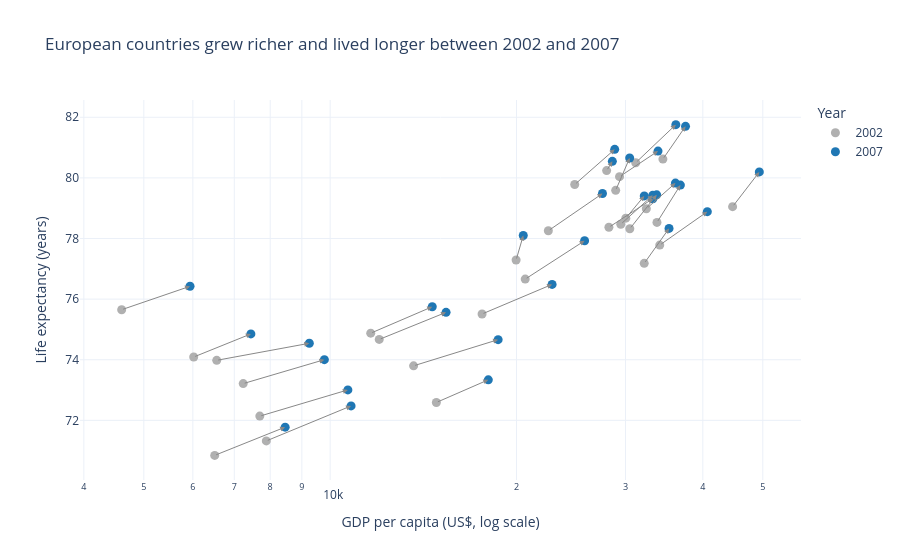

The notebook cell this image was saved under:
### Code cell
import numpy as np
import plotly.graph_objects as go


# One continent (Europe), two years
eu = df.loc[
    (df['continent'] == 'Europe') & (df['year'].isin([2002, 2007]))
].copy()

d02 = eu.loc[eu['year'] == 2002].set_index('country')
d07 = eu.loc[eu['year'] == 2007].set_index('country')
d07 = d07.loc[d02.index]  # same country order in both

fig1 = go.Figure()

# Colour = year only (2 colours): grey = 2002, blue = 2007
fig1.add_trace(go.Scatter(
    x=d02['gdpPercap'], y=d02['lifeExp'], mode='markers',
    name='2002', text=d02.index,
    marker=dict(size=9, color='#B0B0B0'),
    hovertemplate='%{text}<br>GDP/cap: $%{x:,.0f}<br>Life exp: %{y:.1f}<extra>2002</extra>',
))
fig1.add_trace(go.Scatter(
    x=d07['gdpPercap'], y=d07['lifeExp'], mode='markers',
    name='2007', text=d07.index,
    marker=dict(size=9, color='#1F77B4'),
    hovertemplate='%{text}<br>GDP/cap: $%{x:,.0f}<br>Life exp: %{y:.1f}<extra>2007</extra>',
))

# Arrows showing direction of change (2002 -> 2007)

for country in d02.index:
    fig1.add_annotation(
        x=np.log10(d07.loc[country, 'gdpPercap']), y=d07.loc[country, 'lifeExp'],
        ax=np.log10(d02.loc[country, 'gdpPercap']), ay=d02.loc[country, 'lifeExp'],
        xref='x', yref='y', axref='x', ayref='y',
        showarrow=True, arrowhead=2, arrowsize=1, arrowwidth=1,
        arrowcolor='#888888', text='',
    )

fig1.update_xaxes(type='log', title='GDP per capita (US$, log scale)')
fig1.update_yaxes(title='Life expectancy (years)')
fig1.update_layout(
    title='European countries grew richer and lived longer between 2002 and 2007',
    template='plotly_white',
    legend_title_text='Year',
)
fig1.show()

### Figure 1 — Plotly figure (JSON) as saved in the notebook; plotly's stock layout.template omitted (floating-point values rounded to 4 significant figures)
{"data": [{"hovertemplate": "%{text}<br>GDP/cap: $%{x:,.0f}<br>Life exp: %{y:.1f}<extra>2002</extra>", "marker": {"color": "#B0B0B0", "size": 9}, "mode": "markers", "name": "2002", "text": ["Albania", "Austria", "Belgium", "Bosnia and Herzegovina", "Bulgaria", "Croatia", "Czech Republic", "Denmark", "Finland", "France", "Germany", "Greece", "Hungary", "Iceland", "Ireland", "Italy", "Montenegro", "Netherlands", "Norway", "Poland", "Portugal", "Romania", "Serbia", "Slovak Republic", "Slovenia", "Spain", "Sweden", "Switzerland", "Turkey", "United Kingdom"], "type": "scatter", "x": [4604.0, 32420.0, 30490.0, 6019.0, 7697.0, 11630.0, 17600.0, 32170.0, 28200.0, 28930.0, 30040.0, 22510.0, 14840.0, 31160.0, 34080.0, 27970.0, 6557.0, 33720.0, 44680.0, 12000.0, 19970.0, 7885.0, 7236.0, 13640.0, 20660.0, 24840.0, 29340.0, 34480.0, 6508.0, 29480.0], "y": [75.65, 78.98, 78.32, 74.09, 72.14, 74.88, 75.51, 77.18, 78.37, 79.59, 78.67, 78.26, 72.59, 80.5, 77.78, 80.24, 73.98, 78.53, 79.05, 74.67, 77.29, 71.32, 73.21, 73.8, 76.66, 79.78, 80.04, 80.62, 70.84, 78.47]}, {"hovertemplate": "%{text}<br>GDP/cap: $%{x:,.0f}<br>Life exp: %{y:.1f}<extra>2007</extra>", "marker": {"color": "#1F77B4", "size": 9}, "mode": "markers", "name": "2007", "text": ["Albania", "Austria", "Belgium", "Bosnia and Herzegovina", "Bulgaria", "Croatia", "Czech Republic", "Denmark", "Finland", "France", "Germany", "Greece", "Hungary", "Iceland", "Ireland", "Italy", "Montenegro", "Netherlands", "Norway", "Poland", "Portugal", "Romania", "Serbia", "Slovak Republic", "Slovenia", "Spain", "Sweden", "Switzerland", "Turkey", "United Kingdom"], "type": "scatter", "x": [5937.0, 36130.0, 33690.0, 7446.0, 10680.0, 14620.0, 22830.0, 35280.0, 33210.0, 30470.0, 32170.0, 27540.0, 18010.0, 36180.0, 40680.0, 28570.0, 9254.0, 36800.0, 49360.0, 15390.0, 20510.0, 10810.0, 9787.0, 18680.0, 25770.0, 28820.0, 33860.0, 37510.0, 8458.0, 33200.0], "y": [76.42, 79.83, 79.44, 74.85, 73.0, 75.75, 76.49, 78.33, 79.31, 80.66, 79.41, 79.48, 73.34, 81.76, 78.89, 80.55, 74.54, 79.76, 80.2, 75.56, 78.1, 72.48, 74.0, 74.66, 77.93, 80.94, 80.88, 81.7, 71.78, 79.42]}], "layout": {"annotations": [{"arrowcolor": "#888888", "arrowhead": 2, "arrowsize": 1, "arrowwidth": 1, "ax": 3.663, "axref": "x", "ay": 75.65, "ayref": "y", "showarrow": true, "text": "", "x": 3.774, "xref": "x", "y": 76.42, "yref": "y"}, {"arrowcolor": "#888888", "arrowhead": 2, "arrowsize": 1, "arrowwidth": 1, "ax": 4.511, "axref": "x", "ay": 78.98, "ayref": "y", "showarrow": true, "text": "", "x": 4.558, "xref": "x", "y": 79.83, "yref": "y"}, {"arrowcolor": "#888888", "arrowhead": 2, "arrowsize": 1, "arrowwidth": 1, "ax": 4.484, "axref": "x", "ay": 78.32, "ayref": "y", "showarrow": true, "text": "", "x": 4.528, "xref": "x", "y": 79.44, "yref": "y"}, {"arrowcolor": "#888888", "arrowhead": 2, "arrowsize": 1, "arrowwidth": 1, "ax": 3.78, "axref": "x", "ay": 74.09, "ayref": "y", "showarrow": true, "text": "", "x": 3.872, "xref": "x", "y": 74.85, "yref": "y"}, {"arrowcolor": "#888888", "arrowhead": 2, "arrowsize": 1, "arrowwidth": 1, "ax": 3.886, "axref": "x", "ay": 72.14, "ayref": "y", "showarrow": true, "text": "", "x": 4.029, "xref": "x", "y": 73.0, "yref": "y"}, {"arrowcolor": "#888888", "arrowhead": 2, "arrowsize": 1, "arrowwidth": 1, "ax": 4.066, "axref": "x", "ay": 74.88, "ayref": "y", "showarrow": true, "text": "", "x": 4.165, "xref": "x", "y": 75.75, "yref": "y"}, {"arrowcolor": "#888888", "arrowhead": 2, "arrowsize": 1, "arrowwidth": 1, "ax": 4.245, "axref": "x", "ay": 75.51, "ayref": "y", "showarrow": true, "text": "", "x": 4.359, "xref": "x", "y": 76.49, "yref": "y"}, {"arrowcolor": "#888888", "arrowhead": 2, "arrowsize": 1, "arrowwidth": 1, "ax": 4.507, "axref": "x", "ay": 77.18, "ayref": "y", "showarrow": true, "text": "", "x": 4.548, "xref": "x", "y": 78.33, "yref": "y"}, {"arrowcolor": "#888888", "arrowhead": 2, "arrowsize": 1, "arrowwidth": 1, "ax": 4.45, "axref": "x", "ay": 78.37, "ayref": "y", "showarrow": true, "text": "", "x": 4.521, "xref": "x", "y": 79.31, "yref": "y"}, {"arrowcolor": "#888888", "arrowhead": 2, "arrowsize": 1, "arrowwidth": 1, "ax": 4.461, "axref": "x", "ay": 79.59, "ayref": "y", "showarrow": true, "text": "", "x": 4.484, "xref": "x", "y": 80.66, "yref": "y"}, {"arrowcolor": "#888888", "arrowhead": 2, "arrowsize": 1, "arrowwidth": 1, "ax": 4.478, "axref": "x", "ay": 78.67, "ayref": "y", "showarrow": true, "text": "", "x": 4.507, "xref": "x", "y": 79.41, "yref": "y"}, {"arrowcolor": "#888888", "arrowhead": 2, "arrowsize": 1, "arrowwidth": 1, "ax": 4.352, "axref": "x", "ay": 78.26, "ayref": "y", "showarrow": true, "text": "", "x": 4.44, "xref": "x", "y": 79.48, "yref": "y"}, {"arrowcolor": "#888888", "arrowhead": 2, "arrowsize": 1, "arrowwidth": 1, "ax": 4.172, "axref": "x", "ay": 72.59, "ayref": "y", "showarrow": true, "text": "", "x": 4.255, "xref": "x", "y": 73.34, "yref": "y"}, {"arrowcolor": "#888888", "arrowhead": 2, "arrowsize": 1, "arrowwidth": 1, "ax": 4.494, "axref": "x", "ay": 80.5, "ayref": "y", "showarrow": true, "text": "", "x": 4.558, "xref": "x", "y": 81.76, "yref": "y"}, {"arrowcolor": "#888888", "arrowhead": 2, "arrowsize": 1, "arrowwidth": 1, "ax": 4.532, "axref": "x", "ay": 77.78, "ayref": "y", "showarrow": true, "text": "", "x": 4.609, "xref": "x", "y": 78.89, "yref": "y"}, {"arrowcolor": "#888888", "arrowhead": 2, "arrowsize": 1, "arrowwidth": 1, "ax": 4.447, "axref": "x", "ay": 80.24, "ayref": "y", "showarrow": true, "text": "", "x": 4.456, "xref": "x", "y": 80.55, "yref": "y"}, {"arrowcolor": "#888888", "arrowhead": 2, "arrowsize": 1, "arrowwidth": 1, "ax": 3.817, "axref": "x", "ay": 73.98, "ayref": "y", "showarrow": true, "text": "", "x": 3.966, "xref": "x", "y": 74.54, "yref": "y"}, {"arrowcolor": "#888888", "arrowhead": 2, "arrowsize": 1, "arrowwidth": 1, "ax": 4.528, "axref": "x", "ay": 78.53, "ayref": "y", "showarrow": true, "text": "", "x": 4.566, "xref": "x", "y": 79.76, "yref": "y"}, {"arrowcolor": "#888888", "arrowhead": 2, "arrowsize": 1, "arrowwidth": 1, "ax": 4.65, "axref": "x", "ay": 79.05, "ayref": "y", "showarrow": true, "text": "", "x": 4.693, "xref": "x", "y": 80.2, "yref": "y"}, {"arrowcolor": "#888888", "arrowhead": 2, "arrowsize": 1, "arrowwidth": 1, "ax": 4.079, "axref": "x", "ay": 74.67, "ayref": "y", "showarrow": true, "text": "", "x": 4.187, "xref": "x", "y": 75.56, "yref": "y"}, {"arrowcolor": "#888888", "arrowhead": 2, "arrowsize": 1, "arrowwidth": 1, "ax": 4.3, "axref": "x", "ay": 77.29, "ayref": "y", "showarrow": true, "text": "", "x": 4.312, "xref": "x", "y": 78.1, "yref": "y"}, {"arrowcolor": "#888888", "arrowhead": 2, "arrowsize": 1, "arrowwidth": 1, "ax": 3.897, "axref": "x", "ay": 71.32, "ayref": "y", "showarrow": true, "text": "", "x": 4.034, "xref": "x", "y": 72.48, "yref": "y"}, {"arrowcolor": "#888888", "arrowhead": 2, "arrowsize": 1, "arrowwidth": 1, "ax": 3.86, "axref": "x", "ay": 73.21, "ayref": "y", "showarrow": true, "text": "", "x": 3.991, "xref": "x", "y": 74.0, "yref": "y"}, {"arrowcolor": "#888888", "arrowhead": 2, "arrowsize": 1, "arrowwidth": 1, "ax": 4.135, "axref": "x", "ay": 73.8, "ayref": "y", "showarrow": true, "text": "", "x": 4.271, "xref": "x", "y": 74.66, "yref": "y"}, {"arrowcolor": "#888888", "arrowhead": 2, "arrowsize": 1, "arrowwidth": 1, "ax": 4.315, "axref": "x", "ay": 76.66, "ayref": "y", "showarrow": true, "text": "", "x": 4.411, "xref": "x", "y": 77.93, "yref": "y"}, {"arrowcolor": "#888888", "arrowhead": 2, "arrowsize": 1, "arrowwidth": 1, "ax": 4.395, "axref": "x", "ay": 79.78, "ayref": "y", "showarrow": true, "text": "", "x": 4.46, "xref": "x", "y": 80.94, "yref": "y"}, {"arrowcolor": "#888888", "arrowhead": 2, "arrowsize": 1, "arrowwidth": 1, "ax": 4.467, "axref": "x", "ay": 80.04, "ayref": "y", "showarrow": true, "text": "", "x": 4.53, "xref": "x", "y": 80.88, "yref": "y"}, {"arrowcolor": "#888888", "arrowhead": 2, "arrowsize": 1, "arrowwidth": 1, "ax": 4.538, "axref": "x", "ay": 80.62, "ayref": "y", "showarrow": true, "text": "", "x": 4.574, "xref": "x", "y": 81.7, "yref": "y"}, {"arrowcolor": "#888888", "arrowhead": 2, "arrowsize": 1, "arrowwidth": 1, "ax": 3.813, "axref": "x", "ay": 70.84, "ayref": "y", "showarrow": true, "text": "", "x": 3.927, "xref": "x", "y": 71.78, "yref": "y"}, {"arrowcolor": "#888888", "arrowhead": 2, "arrowsize": 1, "arrowwidth": 1, "ax": 4.47, "axref": "x", "ay": 78.47, "ayref": "y", "showarrow": true, "text": "", "x": 4.521, "xref": "x", "y": 79.42, "yref": "y"}], "legend": {"title": {"text": "Year"}}, "title": {"text": "European countries grew richer and lived longer between 2002 and 2007"}, "xaxis": {"title": {"text": "GDP per capita (US$, log scale)"}, "type": "log"}, "yaxis": {"title": {"text": "Life expectancy (years)"}}}}
